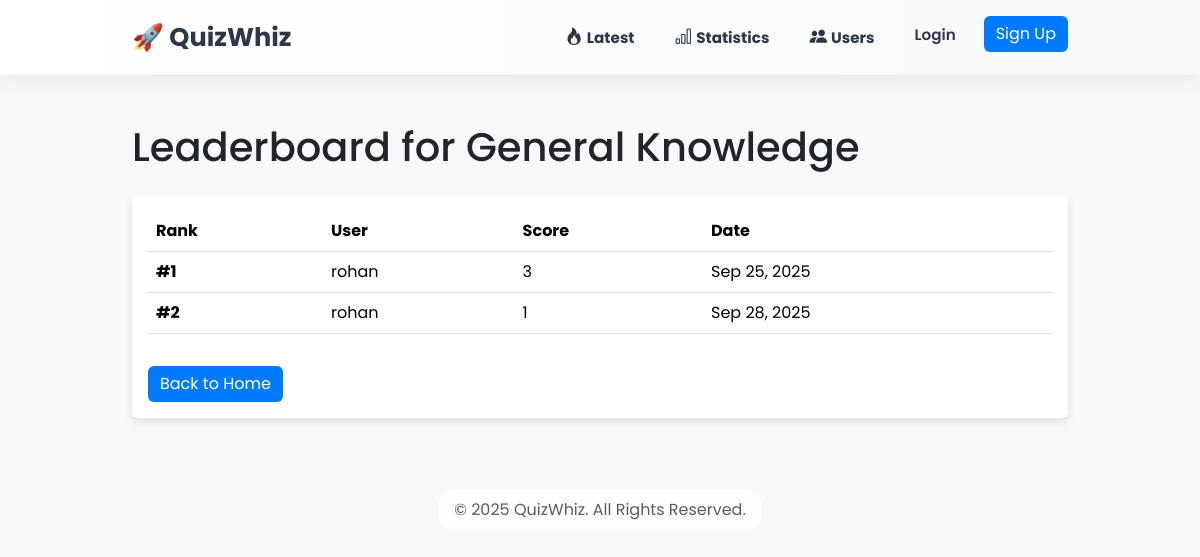
Before: /leaderboard/3/ with the older database file.
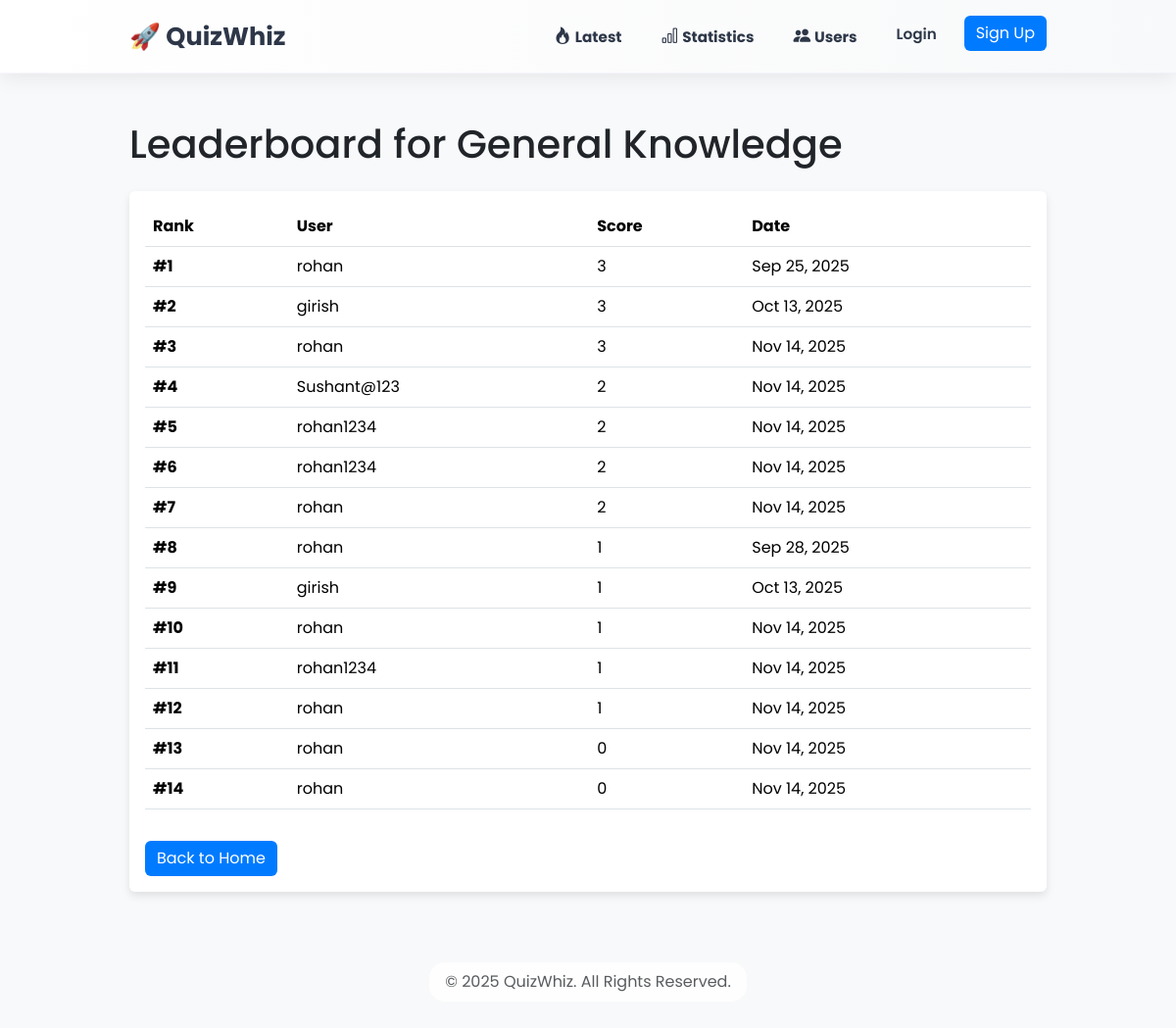
After: the same page with the newer database file.
### quiz/models.py (models this page shows, shortened)
class QuizResult(models.Model):
    user = models.ForeignKey(User, on_delete=models.CASCADE)
    quiz = models.ForeignKey(Quiz, on_delete=models.CASCADE)
    score = models.IntegerField()
    selected_answers = models.JSONField(null=True, blank=True)
    timestamp = models.DateTimeField(auto_now_add=True)

### quiz/views.py (the view)
# urls.py: path('leaderboard/<int:quiz_id>/', views.leaderboard, name='leaderboard'),
def leaderboard(request, quiz_id):
    quiz = get_object_or_404(Quiz, pk=quiz_id)
    results = QuizResult.objects.filter(quiz=quiz).order_by('-score', 'timestamp')
    return render(request, 'quiz/leaderboard.html', {'quiz': quiz, 'results': results})

### quiz/templates/quiz/leaderboard.html
{% extends 'quiz/base.html' %}
{% block content %}
<h1 class="mb-4">Leaderboard for {{ quiz.title }}</h1>
<div class="card">
    <div class="card-body">
        <div class="table-responsive">
            <table class="table">
                <thead>
                    <tr>
                        <th>Rank</th>
                        <th>User</th>
                        <th>Score</th>
                        <th>Date</th>
                    </tr>
                </thead>
                <tbody>
                    {% for result in results %}
                    <tr>
                        <td><strong>#{{ forloop.counter }}</strong></td>
                        <td>{{ result.user.username }}</td>
                        <td>{{ result.score }}</td>
                        <td>{{ result.timestamp|date:"M d, Y" }}</td>
                    </tr>
                    {% empty %}
                    <tr>
                        <td colspan="4" class="text-center">No one has taken this quiz yet. Be the first!</td>
                    </tr>
                    {% endfor %}
                </tbody>
            </table>
        </div>
        <a href="{% url 'home' %}" class="btn btn-primary mt-3">Back to Home</a>
    </div>
</div>
{% endblock %}

Changed rows visible on the page:
added QuizResult: user.username "girish", score "3", timestamp "Oct 13, 2025"
added QuizResult: user.username "rohan", score "3", timestamp "Nov 14, 2025"
added QuizResult: user.username "Sushant@123", score "2", timestamp "Nov 14, 2025"
added QuizResult: user.username "rohan1234", score "2", timestamp "Nov 14, 2025"
added QuizResult: user.username "rohan1234", score "2", timestamp "Nov 14, 2025"
added QuizResult: user.username "rohan", score "2", timestamp "Nov 14, 2025"
added QuizResult: user.username "girish", score "1", timestamp "Oct 13, 2025"
added QuizResult: user.username "rohan", score "1", timestamp "Nov 14, 2025"
added QuizResult: user.username "rohan1234", score "1", timestamp "Nov 14, 2025"
added QuizResult: user.username "rohan", score "1", timestamp "Nov 14, 2025"
added QuizResult: user.username "rohan", score "0", timestamp "Nov 14, 2025"
added QuizResult: user.username "rohan", score "0", timestamp "Nov 14, 2025"
